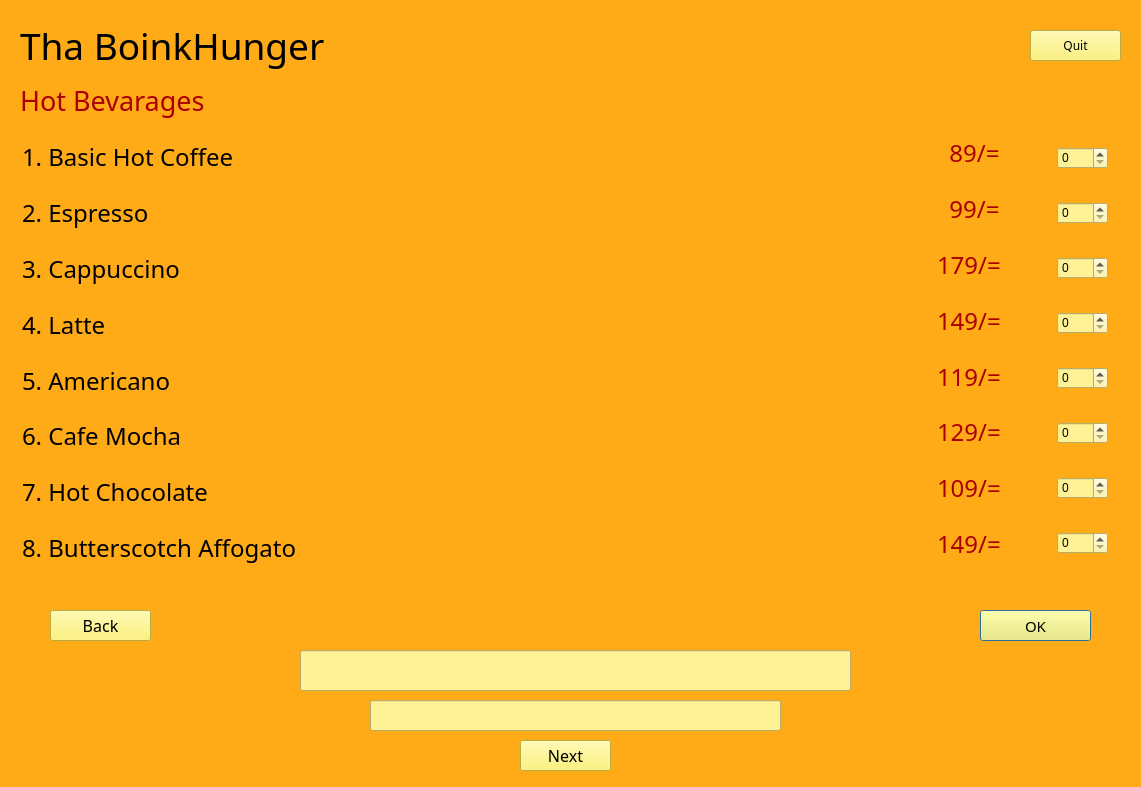
<?xml version="1.0" encoding="UTF-8"?>
<ui version="4.0">
 <class>tomato</class>
 <widget class="QDialog" name="tomato">
  <property name="geometry">
   <rect>
    <x>0</x>
    <y>0</y>
    <width>1141</width>
    <height>787</height>
   </rect>
  </property>
  <property name="windowTitle">
   <string>Dialog</string>
  </property>
  <property name="styleSheet">
   <string notr="true">background-color: rgb(255, 170, 23);</string>
  </property>
  <widget class="QLabel" name="label">
   <property name="geometry">
    <rect>
     <x>20</x>
     <y>20</y>
     <width>331</width>
     <height>51</height>
    </rect>
   </property>
   <property name="font">
    <font>
     <family>Bernard MT Condensed</family>
     <pointsize>28</pointsize>
     <weight>50</weight>
     <bold>false</bold>
    </font>
   </property>
   <property name="styleSheet">
    <string notr="true">color: rgb(0, 0, 0);</string>
   </property>
   <property name="text">
    <string>Tha BoinkHunger</string>
   </property>
  </widget>
  <widget class="QLabel" name="label_2">
   <property name="geometry">
    <rect>
     <x>20</x>
     <y>80</y>
     <width>251</width>
     <height>41</height>
    </rect>
   </property>
   <property name="font">
    <font>
     <family>Papyrus</family>
     <pointsize>20</pointsize>
    </font>
   </property>
   <property name="styleSheet">
    <string notr="true">color: rgb(170, 0, 0);</string>
   </property>
   <property name="text">
    <string>Hot Bevarages</string>
   </property>
  </widget>
  <widget class="QPushButton" name="pushButton">
   <property name="geometry">
    <rect>
     <x>980</x>
     <y>610</y>
     <width>111</width>
     <height>31</height>
    </rect>
   </property>
   <property name="font">
    <font>
     <family>Papyrus</family>
     <pointsize>11</pointsize>
    </font>
   </property>
   <property name="styleSheet">
    <string notr="true">background-color: rgb(255, 242, 90);
color: rgb(0, 0, 0);</string>
   </property>
   <property name="text">
    <string>OK</string>
   </property>
  </widget>
  <widget class="QPushButton" name="pushButton_2">
   <property name="geometry">
    <rect>
     <x>50</x>
     <y>610</y>
     <width>101</width>
     <height>31</height>
    </rect>
   </property>
   <property name="font">
    <font>
     <family>Papyrus</family>
     <pointsize>12</pointsize>
    </font>
   </property>
   <property name="styleSheet">
    <string notr="true">background-color: rgb(255, 242, 90);
color: rgb(0, 0, 0);</string>
   </property>
   <property name="text">
    <string>Back</string>
   </property>
  </widget>
  <widget class="QPushButton" name="pushButton_3">
   <property name="geometry">
    <rect>
     <x>1030</x>
     <y>30</y>
     <width>91</width>
     <height>31</height>
    </rect>
   </property>
   <property name="font">
    <font>
     <family>Papyrus</family>
     <pointsize>9</pointsize>
    </font>
   </property>
   <property name="styleSheet">
    <string notr="true">background-color: rgb(255, 242, 90);
color: rgb(0, 0, 0);</string>
   </property>
   <property name="text">
    <string>Quit</string>
   </property>
  </widget>
  <widget class="QLineEdit" name="lineEdit">
   <property name="geometry">
    <rect>
     <x>300</x>
     <y>650</y>
     <width>551</width>
     <height>41</height>
    </rect>
   </property>
   <property name="font">
    <font>
     <family>Papyrus</family>
     <pointsize>18</pointsize>
    </font>
   </property>
   <property name="styleSheet">
    <string notr="true">background-color: rgb(255, 242, 150);
color: rgb(0, 0, 0);</string>
   </property>
  </widget>
  <widget class="QLineEdit" name="lineEdit_2">
   <property name="geometry">
    <rect>
     <x>370</x>
     <y>700</y>
     <width>411</width>
     <height>31</height>
    </rect>
   </property>
   <property name="font">
    <font>
     <family>Papyrus</family>
     <pointsize>16</pointsize>
    </font>
   </property>
   <property name="styleSheet">
    <string notr="true">background-color: rgb(255, 242, 150);
color: rgb(0, 0, 0);</string>
   </property>
  </widget>
  <widget class="QPushButton" name="pushButton_4">
   <property name="geometry">
    <rect>
     <x>520</x>
     <y>740</y>
     <width>91</width>
     <height>31</height>
    </rect>
   </property>
   <property name="font">
    <font>
     <family>Papyrus</family>
     <pointsize>12</pointsize>
    </font>
   </property>
   <property name="styleSheet">
    <string notr="true">background-color: rgb(255, 242, 90);
color: rgb(0, 0, 0);</string>
   </property>
   <property name="text">
    <string>Next</string>
   </property>
  </widget>
  <widget class="QWidget" name="">
   <property name="geometry">
    <rect>
     <x>22</x>
     <y>132</y>
     <width>907</width>
     <height>441</height>
    </rect>
   </property>
   <layout class="QVBoxLayout" name="verticalLayout">
    <item>
     <widget class="QLabel" name="label_3">
      <property name="font">
       <font>
        <family>Papyrus</family>
        <pointsize>18</pointsize>
       </font>
      </property>
      <property name="styleSheet">
       <string notr="true">color: rgb(0, 0, 0);</string>
      </property>
      <property name="text">
       <string>1. Basic Hot Coffee                                                                                                         </string>
      </property>
     </widget>
    </item>
    <item>
     <widget class="QLabel" name="label_4">
      <property name="font">
       <font>
        <family>Papyrus</family>
        <pointsize>18</pointsize>
       </font>
      </property>
      <property name="styleSheet">
       <string notr="true">color: rgb(0, 0, 0);</string>
      </property>
      <property name="text">
       <string>2. Espresso                                                                                                                             </string>
      </property>
     </widget>
    </item>
    <item>
     <widget class="QLabel" name="label_5">
      <property name="font">
       <font>
        <family>Papyrus</family>
        <pointsize>18</pointsize>
       </font>
      </property>
      <property name="styleSheet">
       <string notr="true">color: rgb(0, 0, 0);</string>
      </property>
      <property name="text">
       <string>3. Cappuccino                                                                                                                    </string>
      </property>
     </widget>
    </item>
    <item>
     <widget class="QLabel" name="label_6">
      <property name="font">
       <font>
        <family>Papyrus</family>
        <pointsize>18</pointsize>
       </font>
      </property>
      <property name="styleSheet">
       <string notr="true">color: rgb(0, 0, 0);</string>
      </property>
      <property name="text">
       <string>4. Latte                                                                                                                                   </string>
      </property>
     </widget>
    </item>
    <item>
     <widget class="QLabel" name="label_7">
      <property name="font">
       <font>
        <family>Papyrus</family>
        <pointsize>18</pointsize>
       </font>
      </property>
      <property name="styleSheet">
       <string notr="true">color: rgb(0, 0, 0);</string>
      </property>
      <property name="text">
       <string>5. Americano                                                                                                                       </string>
      </property>
     </widget>
    </item>
    <item>
     <widget class="QLabel" name="label_8">
      <property name="font">
       <font>
        <family>Papyrus</family>
        <pointsize>18</pointsize>
       </font>
      </property>
      <property name="styleSheet">
       <string notr="true">color: rgb(0, 0, 0);</string>
      </property>
      <property name="text">
       <string>6. Cafe Mocha                                                                                                                   </string>
      </property>
     </widget>
    </item>
    <item>
     <widget class="QLabel" name="label_9">
      <property name="font">
       <font>
        <family>Papyrus</family>
        <pointsize>18</pointsize>
       </font>
      </property>
      <property name="styleSheet">
       <string notr="true">color: rgb(0, 0, 0);</string>
      </property>
      <property name="text">
       <string>7. Hot Chocolate </string>
      </property>
     </widget>
    </item>
    <item>
     <widget class="QLabel" name="label_10">
      <property name="font">
       <font>
        <family>Papyrus</family>
        <pointsize>18</pointsize>
       </font>
      </property>
      <property name="styleSheet">
       <string notr="true">color: rgb(0, 0, 0);</string>
      </property>
      <property name="text">
       <string>8. Butterscotch Affogato</string>
      </property>
     </widget>
    </item>
   </layout>
  </widget>
  <widget class="QWidget" name="">
   <property name="geometry">
    <rect>
     <x>937</x>
     <y>128</y>
     <width>101</width>
     <height>441</height>
    </rect>
   </property>
   <layout class="QVBoxLayout" name="verticalLayout_2">
    <item>
     <widget class="QLabel" name="label_11">
      <property name="font">
       <font>
        <family>Papyrus</family>
        <pointsize>18</pointsize>
       </font>
      </property>
      <property name="styleSheet">
       <string notr="true">color: rgb(170, 0, 0);</string>
      </property>
      <property name="text">
       <string>  89/=</string>
      </property>
     </widget>
    </item>
    <item>
     <widget class="QLabel" name="label_12">
      <property name="font">
       <font>
        <family>Papyrus</family>
        <pointsize>18</pointsize>
       </font>
      </property>
      <property name="styleSheet">
       <string notr="true">color: rgb(170, 0, 0);</string>
      </property>
      <property name="text">
       <string>  99/=</string>
      </property>
     </widget>
    </item>
    <item>
     <widget class="QLabel" name="label_13">
      <property name="font">
       <font>
        <family>Papyrus</family>
        <pointsize>18</pointsize>
       </font>
      </property>
      <property name="styleSheet">
       <string notr="true">color: rgb(170, 0, 0);</string>
      </property>
      <property name="text">
       <string>179/=</string>
      </property>
     </widget>
    </item>
    <item>
     <widget class="QLabel" name="label_14">
      <property name="font">
       <font>
        <family>Papyrus</family>
        <pointsize>18</pointsize>
       </font>
      </property>
      <property name="styleSheet">
       <string notr="true">color: rgb(170, 0, 0);</string>
      </property>
      <property name="text">
       <string>149/=</string>
      </property>
     </widget>
    </item>
    <item>
     <widget class="QLabel" name="label_15">
      <property name="font">
       <font>
        <family>Papyrus</family>
        <pointsize>18</pointsize>
       </font>
      </property>
      <property name="styleSheet">
       <string notr="true">color: rgb(170, 0, 0);</string>
      </property>
      <property name="text">
       <string>119/=</string>
      </property>
     </widget>
    </item>
    <item>
     <widget class="QLabel" name="label_16">
      <property name="font">
       <font>
        <family>Papyrus</family>
        <pointsize>18</pointsize>
       </font>
      </property>
      <property name="styleSheet">
       <string notr="true">color: rgb(170, 0, 0);</string>
      </property>
      <property name="text">
       <string>129/=</string>
      </property>
     </widget>
    </item>
    <item>
     <widget class="QLabel" name="label_17">
      <property name="font">
       <font>
        <family>Papyrus</family>
        <pointsize>18</pointsize>
       </font>
      </property>
      <property name="styleSheet">
       <string notr="true">color: rgb(170, 0, 0);</string>
      </property>
      <property name="text">
       <string>109/=</string>
      </property>
     </widget>
    </item>
    <item>
     <widget class="QLabel" name="label_18">
      <property name="font">
       <font>
        <family>Papyrus</family>
        <pointsize>18</pointsize>
       </font>
      </property>
      <property name="styleSheet">
       <string notr="true">color: rgb(170, 0, 0);</string>
      </property>
      <property name="text">
       <string>149/=</string>
      </property>
     </widget>
    </item>
   </layout>
  </widget>
  <widget class="QWidget" name="">
   <property name="geometry">
    <rect>
     <x>1057</x>
     <y>120</y>
     <width>51</width>
     <height>461</height>
    </rect>
   </property>
   <layout class="QVBoxLayout" name="verticalLayout_3">
    <item>
     <widget class="QSpinBox" name="spinBox">
      <property name="styleSheet">
       <string notr="true">background-color: rgb(255, 242, 150);
color: rgb(0, 0, 0);</string>
      </property>
     </widget>
    </item>
    <item>
     <widget class="QSpinBox" name="spinBox_2">
      <property name="styleSheet">
       <string notr="true">background-color: rgb(255, 242, 150);
color: rgb(0, 0, 0);</string>
      </property>
     </widget>
    </item>
    <item>
     <widget class="QSpinBox" name="spinBox_3">
      <property name="styleSheet">
       <string notr="true">background-color: rgb(255, 242, 150);
color: rgb(0, 0, 0);</string>
      </property>
     </widget>
    </item>
    <item>
     <widget class="QSpinBox" name="spinBox_4">
      <property name="styleSheet">
       <string notr="true">background-color: rgb(255, 242, 150);
color: rgb(0, 0, 0);</string>
      </property>
     </widget>
    </item>
    <item>
     <widget class="QSpinBox" name="spinBox_5">
      <property name="styleSheet">
       <string notr="true">background-color: rgb(255, 242, 150);
color: rgb(0, 0, 0);</string>
      </property>
     </widget>
    </item>
    <item>
     <widget class="QSpinBox" name="spinBox_6">
      <property name="styleSheet">
       <string notr="true">background-color: rgb(255, 242, 150);
color: rgb(0, 0, 0);</string>
      </property>
     </widget>
    </item>
    <item>
     <widget class="QSpinBox" name="spinBox_7">
      <property name="styleSheet">
       <string notr="true">background-color: rgb(255, 242, 150);
color: rgb(0, 0, 0);</string>
      </property>
     </widget>
    </item>
    <item>
     <widget class="QSpinBox" name="spinBox_8">
      <property name="styleSheet">
       <string notr="true">background-color: rgb(255, 242, 150);
color: rgb(0, 0, 0);</string>
      </property>
     </widget>
    </item>
   </layout>
  </widget>
 </widget>
 <resources/>
 <connections>
  <connection>
   <sender>pushButton_3</sender>
   <signal>clicked()</signal>
   <receiver>tomato</receiver>
   <slot>close()</slot>
   <hints>
    <hint type="sourcelabel">
     <x>1098</x>
     <y>42</y>
    </hint>
    <hint type="destinationlabel">
     <x>1118</x>
     <y>591</y>
    </hint>
   </hints>
  </connection>
  <connection>
   <sender>pushButton_2</sender>
   <signal>clicked()</signal>
   <receiver>tomato</receiver>
   <slot>hide()</slot>
   <hints>
    <hint type="sourcelabel">
     <x>141</x>
     <y>631</y>
    </hint>
    <hint type="destinationlabel">
     <x>280</x>
     <y>602</y>
    </hint>
   </hints>
  </connection>
  <connection>
   <sender>pushButton_4</sender>
   <signal>clicked()</signal>
   <receiver>tomato</receiver>
   <slot>hide()</slot>
   <hints>
    <hint type="sourcelabel">
     <x>594</x>
     <y>753</y>
    </hint>
    <hint type="destinationlabel">
     <x>707</x>
     <y>757</y>
    </hint>
   </hints>
  </connection>
 </connections>
</ui>
